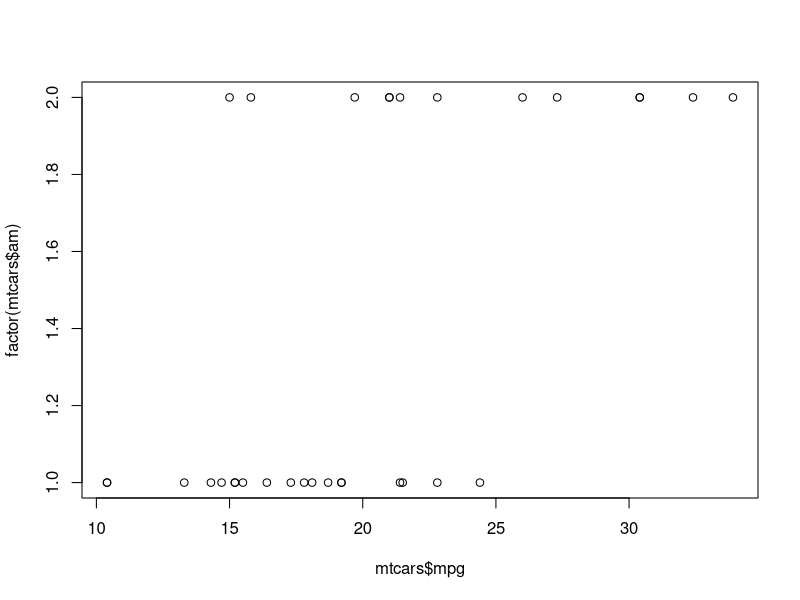
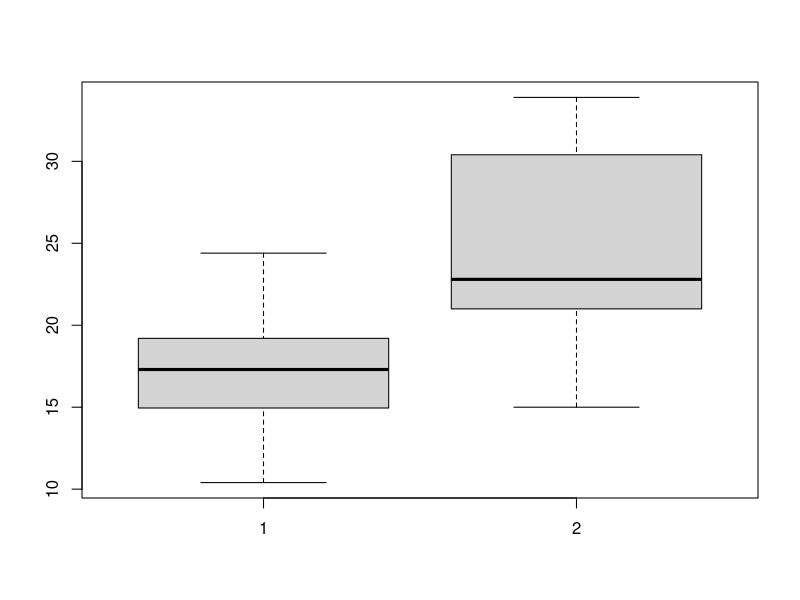

Write R code to recreate these figures, in order. (Note: this script raises an error after producing the figures.)
## ---- chunk 1
data(mtcars)
head(mtcars)
## ---- chunk 2
auto <- mtcars$mpg[mtcars$am == 0]

manu <- mtcars$mpg[mtcars$am == 1]

## ---- chunk 3
plot(mtcars$mpg, factor(mtcars$am))

boxplot(auto, manu)

## ---- chunk 4
t.test(manu, auto)
## ---- chunk 5
fit <- lm(mpg ~ factor(am), data = mtcars)
summary(fit)$coef
## ---- chunk 6
fiit2 <- lm(mpg ~ ., data = mtcars)
summary(fit2)
## ---- chunk 7
pairs(mtcars)
## ---- chunk 8
fit3 <- step(fit2)
summary(fit3)
